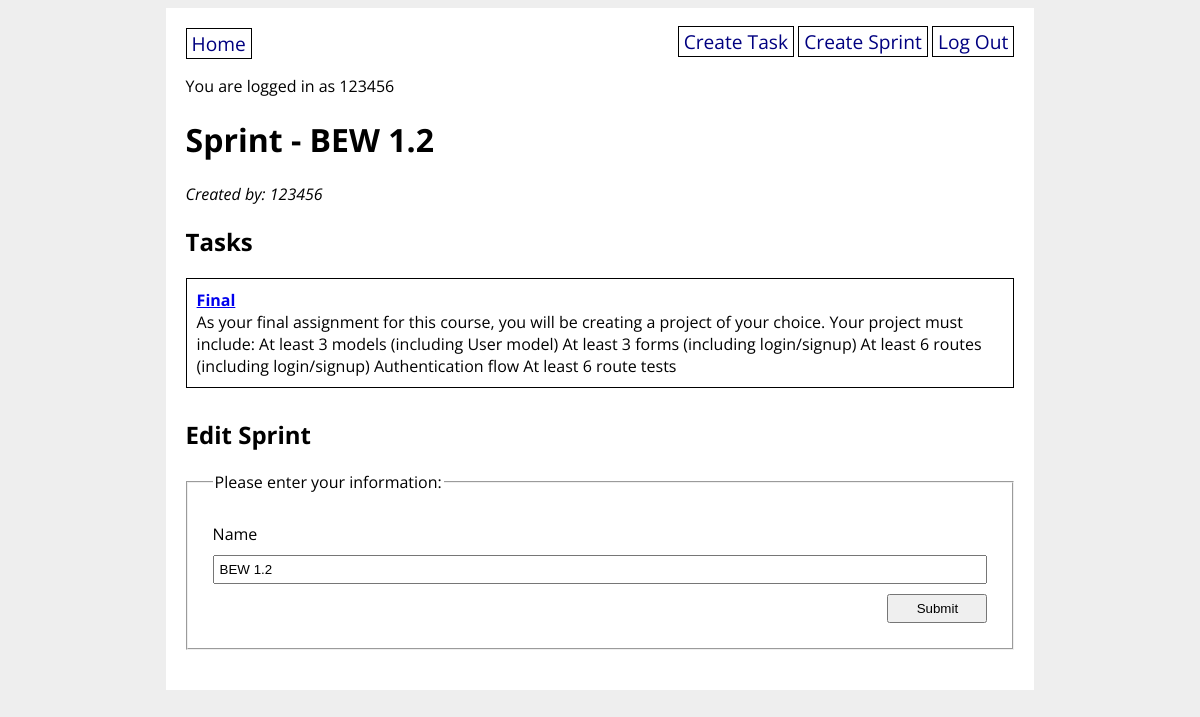
The page /sprint/1 (signed in) on the database as committed earlier.
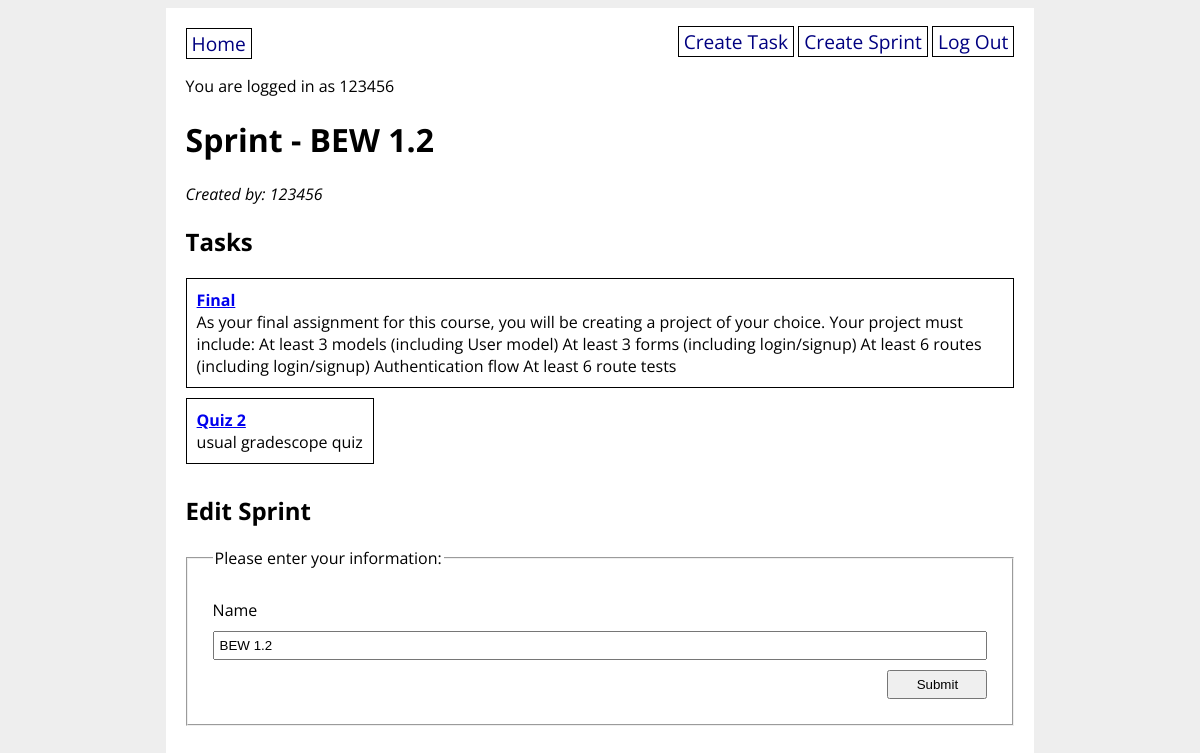
The same page on the database as committed later.
### final_app/models.py (models this page shows)
class Task(db.Model):
    id = db.Column(db.Integer, primary_key=True)
    title = db.Column(db.String(40), nullable=False)
    description = db.Column(db.String(400))
    difficulty = db.Column(
        db.Enum(TaskDifficulty), default=TaskDifficulty.MEDIUM
    )
    sprint_id = db.Column(
        db.Integer, db.ForeignKey("sprint.id"), nullable=False
    )
    sprint = db.relationship("Sprint", back_populates="tasks")
    created_by_id = db.Column(db.Integer, db.ForeignKey("user.id"))
    created_by = db.relationship("User")

### final_app/main/routes.py (the view)
@main.route("/sprint/<sprint_id>", methods=["GET", "POST"])
@login_required
def sprint_detail(sprint_id):
    sprint = Sprint.query.get(sprint_id)
    form = SprintForm(obj=sprint)
    if form.validate_on_submit():
        sprint.name = form.name.data
        db.session.commit()
        flash("Sprint succefully updated!")
    return render_template("sprint_detail.html", sprint=sprint, form=form)

### final_app/main/forms.py
class SprintForm(FlaskForm):
    name = StringField(
        label="Name", validators=[DataRequired(), Length(min=3, max=20)]
    )
    submit = SubmitField(label="Submit")

### final_app/__init__.py (called while the page is built)
@login_manager.user_loader
def load_user(user_id):
    return User.query.get(user_id)

### final_app/templates/sprint_detail.html (shortened to what this page needs)
{% extends 'base.html' %}
{% block content %}
<h1>Sprint - {{ sprint.name }}</h1>
<i>Created by: {{ sprint.created_by.username }}</i>
<h2>Tasks</h2>
<div class="items">
  {% for task in sprint.tasks %}
  <div class="store">
    <a href="/task/{{ task.id }}"><strong>{{ task.title }}</strong></a>
    <br>
    {{ task.description }}
  </div>
  {% endfor %}
</div>
<h2>Edit Sprint</h2>
<form method="POST" action="{{ url_for('main.sprint_detail', sprint_id=sprint.id) }}">
  <fieldset>
    <legend>Please enter your information:</legend>
    {{ form.name.label }}
    {{ form.name }}
    {{ form.submit}}
  </fieldset>
</form>
{% endblock %}

Rows that differ between the two databases and show on the page:
added Task: title "Quiz 2", description "usual gradescope quiz"
